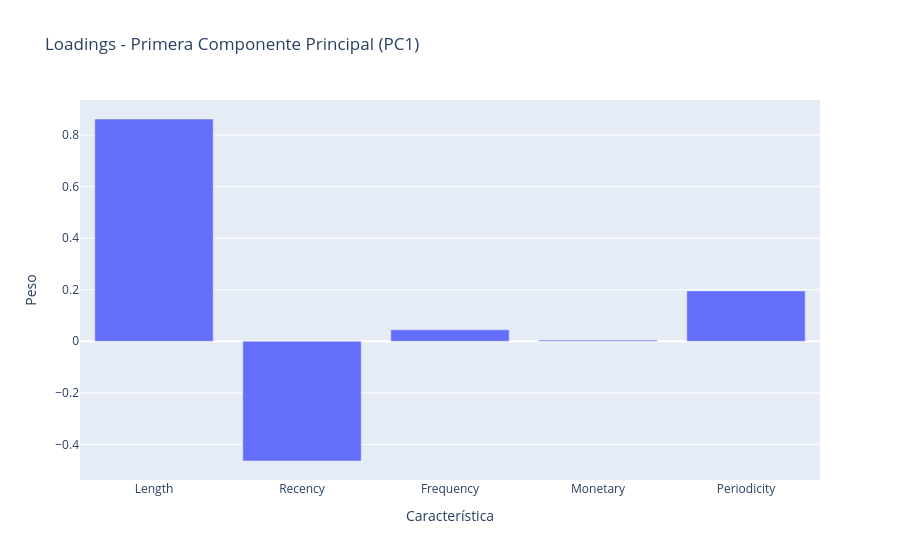
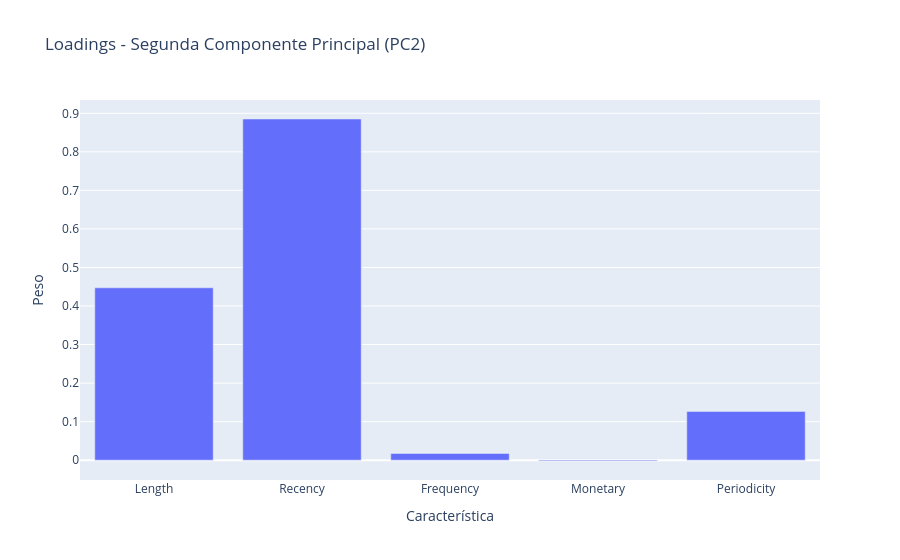

The code cell stored with these charts, in order, in its notebook:
### Code cell
# Graficar PC1
fig1 = px.bar(df_loadings, x=df_loadings.index, y='PC1', 
             title="Loadings - Primera Componente Principal (PC1)",
             labels={'index': 'Característica', 'PC1': 'Peso'})
fig1.show()

# Graficar PC2
fig2 = px.bar(df_loadings, x=df_loadings.index, y='PC2', 
             title="Loadings - Segunda Componente Principal (PC2)",
             labels={'index': 'Característica', 'PC2': 'Peso'})
fig2.show()

### Figure 1 — Plotly figure (JSON) as saved in the notebook; plotly's stock layout.template omitted (floating-point values rounded to 4 significant figures)
{"data": [{"hovertemplate": "Característica=%{x}<br>Peso=%{y}<extra></extra>", "legendgroup": "", "marker": {"color": "#636efa", "pattern": {"shape": ""}}, "name": "", "orientation": "v", "showlegend": false, "textposition": "auto", "type": "bar", "x": ["Length", "Recency", "Frequency", "Monetary", "Periodicity"], "xaxis": "x", "y": [0.8625, -0.4646, 0.04453, 0.004575, 0.1955], "yaxis": "y"}], "layout": {"barmode": "relative", "legend": {"tracegroupgap": 0}, "title": {"text": "Loadings - Primera Componente Principal (PC1)"}, "xaxis": {"anchor": "y", "domain": [0, 1], "title": {"text": "Característica"}}, "yaxis": {"anchor": "x", "domain": [0, 1], "title": {"text": "Peso"}}}}

### Figure 2 — Plotly figure (JSON) as saved in the notebook; plotly's stock layout.template omitted (floating-point values rounded to 4 significant figures)
{"data": [{"hovertemplate": "Característica=%{x}<br>Peso=%{y}<extra></extra>", "legendgroup": "", "marker": {"color": "#636efa", "pattern": {"shape": ""}}, "name": "", "orientation": "v", "showlegend": false, "textposition": "auto", "type": "bar", "x": ["Length", "Recency", "Frequency", "Monetary", "Periodicity"], "xaxis": "x", "y": [0.4472, 0.8852, 0.01728, -0.002165, 0.1265], "yaxis": "y"}], "layout": {"barmode": "relative", "legend": {"tracegroupgap": 0}, "title": {"text": "Loadings - Segunda Componente Principal (PC2)"}, "xaxis": {"anchor": "y", "domain": [0, 1], "title": {"text": "Característica"}}, "yaxis": {"anchor": "x", "domain": [0, 1], "title": {"text": "Peso"}}}}
